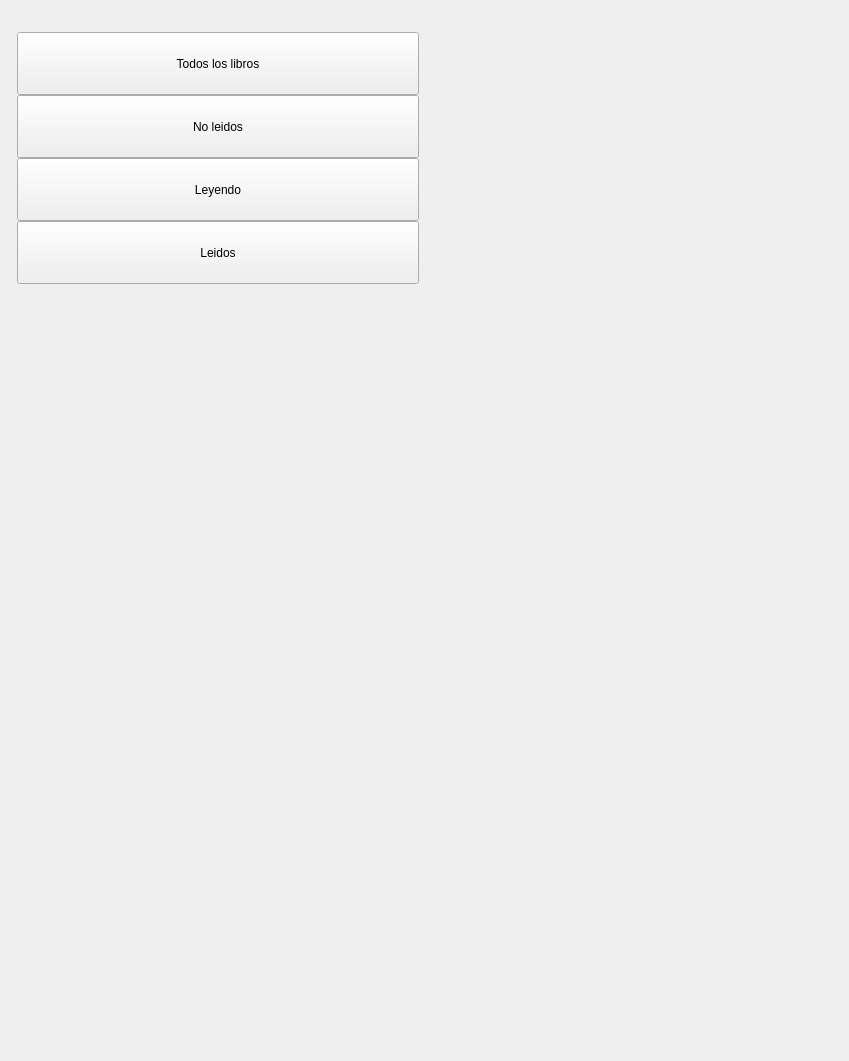
<?xml version="1.0" encoding="UTF-8"?>
<ui version="4.0">
 <class>LibraryAllBooksSubFilterLayer</class>
 <widget class="QWidget" name="LibraryAllBooksSubFilterLayer">
  <property name="geometry">
   <rect>
    <x>0</x>
    <y>0</y>
    <width>849</width>
    <height>1061</height>
   </rect>
  </property>
  <property name="minimumSize">
   <size>
    <width>0</width>
    <height>0</height>
   </size>
  </property>
  <property name="maximumSize">
   <size>
    <width>849</width>
    <height>1061</height>
   </size>
  </property>
  <property name="windowTitle">
   <string>Form</string>
  </property>
  <property name="styleSheet">
   <string notr="true" />
  </property>
  <layout class="QVBoxLayout" name="verticalLayout_2">
   <property name="spacing">
    <number>0</number>
   </property>
   <property name="margin">
    <number>0</number>
   </property>
   <item>
    <widget class="QLabel" name="spacerTop">
     <property name="text">
      <string />
     </property>
    </widget>
   </item>
   <item>
    <widget class="QWidget" name="HorizontalCont" native="true">
     <property name="minimumSize">
      <size>
       <width>0</width>
       <height>0</height>
      </size>
     </property>
     <property name="maximumSize">
      <size>
       <width>16777215</width>
       <height>849</height>
      </size>
     </property>
     <layout class="QHBoxLayout" name="HorizontalContss">
      <property name="spacing">
       <number>0</number>
      </property>
      <property name="leftMargin">
       <number>1</number>
      </property>
      <property name="rightMargin">
       <number>1</number>
      </property>
      <property name="bottomMargin">
       <number>1</number>
      </property>
      <item>
       <widget class="QLabel" name="spacerLeft">
        <property name="text">
         <string />
        </property>
       </widget>
      </item>
      <item>
       <widget class="QWidget" name="LibraryAllBooksFilterLayerCont" native="true">
        <property name="sizePolicy">
         <sizepolicy hsizetype="Expanding" vsizetype="Minimum">
          <horstretch>0</horstretch>
          <verstretch>0</verstretch>
         </sizepolicy>
        </property>
        <property name="styleSheet">
         <string notr="true" />
        </property>
        <layout class="QVBoxLayout" name="verticalLayout_4">
         <property name="spacing">
          <number>0</number>
         </property>
         <property name="bottomMargin">
          <number>1</number>
         </property>
         <item>
          <widget class="QWidget" name="arrowCont" native="true">
           <property name="maximumSize">
            <size>
             <width>16777215</width>
             <height>27</height>
            </size>
           </property>
           <widget class="QLabel" name="topArrowLbl">
            <property name="geometry">
             <rect>
              <x>30</x>
              <y>2</y>
              <width>34</width>
              <height>24</height>
             </rect>
            </property>
            <property name="text">
             <string />
            </property>
            <property name="indent">
             <number>0</number>
            </property>
           </widget>
          </widget>
         </item>
         <item>
          <widget class="QFrame" name="popupCont">
           <property name="sizePolicy">
            <sizepolicy hsizetype="Preferred" vsizetype="Minimum">
             <horstretch>0</horstretch>
             <verstretch>0</verstretch>
            </sizepolicy>
           </property>
           <property name="minimumSize">
            <size>
             <width>0</width>
             <height>20</height>
            </size>
           </property>
           <property name="maximumSize">
            <size>
             <width>16777215</width>
             <height>877</height>
            </size>
           </property>
           <layout class="QVBoxLayout" name="verticalLayout">
            <property name="spacing">
             <number>0</number>
            </property>
            <property name="margin">
             <number>0</number>
            </property>
            <item>
             <widget class="QPushButton" name="allBooksBtn">
              <property name="sizePolicy">
               <sizepolicy hsizetype="Expanding" vsizetype="Expanding">
                <horstretch>0</horstretch>
                <verstretch>0</verstretch>
               </sizepolicy>
              </property>
              <property name="focusPolicy">
               <enum>Qt::NoFocus</enum>
              </property>
              <property name="text">
               <string>Todos los libros</string>
              </property>
              <property name="checkable">
               <bool>true</bool>
              </property>
             </widget>
            </item>
            <item>
             <widget class="QPushButton" name="newBooksBtn">
              <property name="sizePolicy">
               <sizepolicy hsizetype="Expanding" vsizetype="Expanding">
                <horstretch>0</horstretch>
                <verstretch>0</verstretch>
               </sizepolicy>
              </property>
              <property name="focusPolicy">
               <enum>Qt::NoFocus</enum>
              </property>
              <property name="text">
               <string>No leidos</string>
              </property>
              <property name="checkable">
               <bool>true</bool>
              </property>
             </widget>
            </item>
            <item>
             <widget class="QPushButton" name="allActiveBooksBtn">
              <property name="sizePolicy">
               <sizepolicy hsizetype="Expanding" vsizetype="Expanding">
                <horstretch>0</horstretch>
                <verstretch>0</verstretch>
               </sizepolicy>
              </property>
              <property name="focusPolicy">
               <enum>Qt::NoFocus</enum>
              </property>
              <property name="text">
               <string>Leyendo</string>
              </property>
              <property name="checkable">
               <bool>true</bool>
              </property>
             </widget>
            </item>
            <item>
             <widget class="QPushButton" name="readBooksBtn">
              <property name="sizePolicy">
               <sizepolicy hsizetype="Expanding" vsizetype="Expanding">
                <horstretch>0</horstretch>
                <verstretch>0</verstretch>
               </sizepolicy>
              </property>
              <property name="text">
               <string>Leidos</string>
              </property>
             </widget>
            </item>
           </layout>
          </widget>
         </item>
         <item>
          <spacer name="verticalSpacer_2">
           <property name="orientation">
            <enum>Qt::Vertical</enum>
           </property>
           <property name="sizeHint" stdset="0">
            <size>
             <width>28</width>
             <height>57</height>
            </size>
           </property>
          </spacer>
         </item>
        </layout>
       </widget>
      </item>
      <item>
       <spacer name="horizontalSpacer">
        <property name="orientation">
         <enum>Qt::Horizontal</enum>
        </property>
        <property name="sizeHint" stdset="0">
         <size>
          <width>57</width>
          <height>28</height>
         </size>
        </property>
       </spacer>
      </item>
     </layout>
    </widget>
   </item>
   <item>
    <spacer name="verticalSpacer">
     <property name="orientation">
      <enum>Qt::Vertical</enum>
     </property>
     <property name="sizeHint" stdset="0">
      <size>
       <width>28</width>
       <height>57</height>
      </size>
     </property>
    </spacer>
   </item>
  </layout>
 </widget>
 <resources />
 <connections />
</ui>
